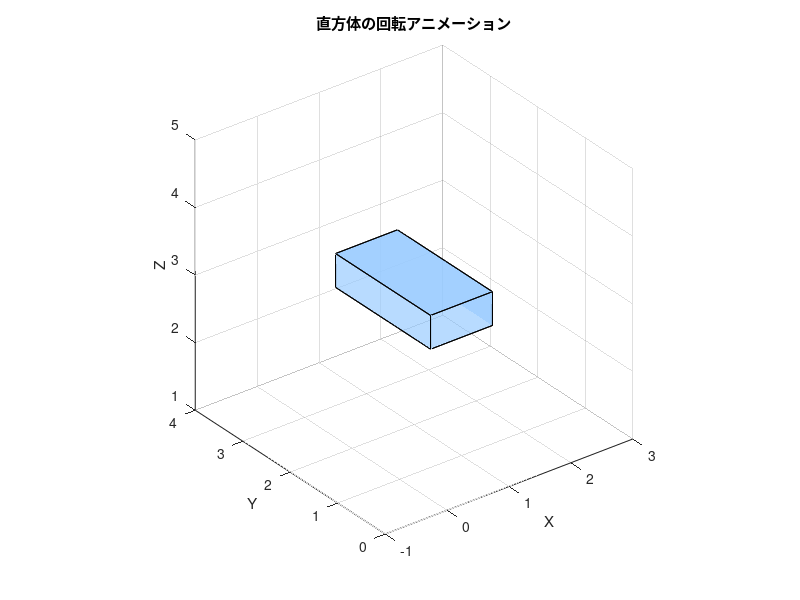

Reproduce this figure in MATLAB.

% 初期設定
RR = [1; 2; 3];              % 位置（中心）
dims = [1, 2, 0.5];          % 直方体のサイズ
n_frames = 200;              % アニメーションのフレーム数
theta = linspace(0, 4*pi, n_frames);  % 回転角

% 原点中心の直方体の8頂点（各行が1つの頂点）
[X, Y, Z] = ndgrid([-0.5, 0.5], [-0.5, 0.5], [-0.5, 0.5]);
vertices_local = [X(:), Y(:), Z(:)] .* dims;

% 面の定義（頂点インデックス）
faces = [1 3 7 5; 2 4 8 6; 1 2 6 5;
    3 4 8 7; 1 2 4 3; 5 6 8 7];

% 描画初期化
figure;
base = patch('Vertices', zeros(8,3), 'Faces', faces, ...
    'FaceColor', [0.6 0.8 1.0], 'FaceAlpha', 0.7);
axis equal;
xlabel('X'); ylabel('Y'); zlabel('Z');
view(3); grid on;
xlim([RR(1)-2 RR(1)+2]);
ylim([RR(2)-2 RR(2)+2]);
zlim([RR(3)-2 RR(3)+2]);
title('直方体の回転アニメーション');

% アニメーションループ
for i = 1:n_frames
    % z軸回転行列（例：yaw回転）
    A0 = [cos(theta(i)) -sin(theta(i)) 0;
        sin(theta(i))  cos(theta(i)) 0;
        0              0             1];

    % 姿勢と位置を反映
    vertices_global = (A0 * vertices_local')' + RR';

    % パッチ更新
    set(base, 'Vertices', vertices_global);
    drawnow;
end